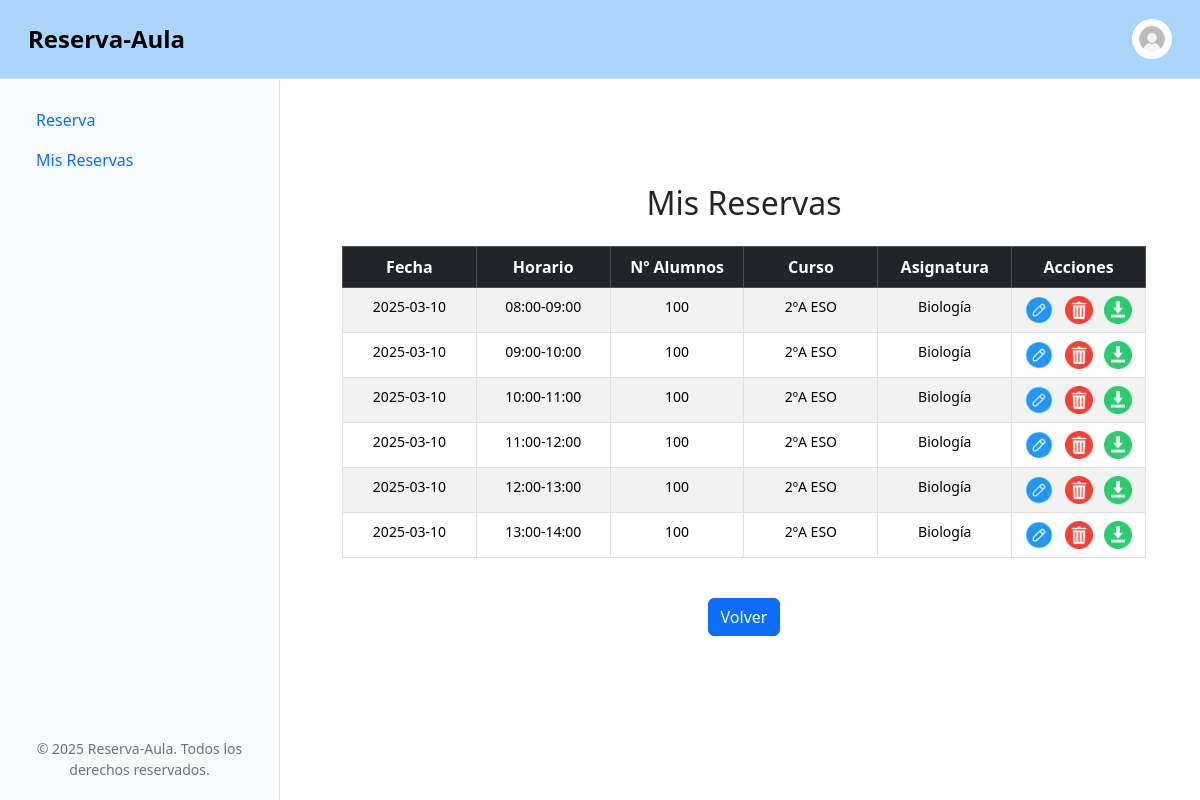
The app's page /mis-reservas.php (signed in) with its own data.
### tables this page shows
CREATE TABLE Reservas (
    IdReserva INT AUTO_INCREMENT,
    Fecha DATE NOT NULL,
    NumAlumnos INT NOT NULL CHECK (NumAlumnos > 0),
    IdCurso INT NOT NULL,
    IdAsignatura INT NOT NULL,
    IdProfesor INT NOT NULL,
    PRIMARY KEY (IdReserva),
    FOREIGN KEY (IdCurso, IdAsignatura, IdProfesor) REFERENCES Profesor_Curso_Asignatura(IdCurso, IdAsignatura, IdProfesor) ON DELETE CASCADE
);

CREATE TABLE Tramos (
    IdTramo INT AUTO_INCREMENT,
    Horario VARCHAR(50) NOT NULL,
    PRIMARY KEY (IdTramo)
);

CREATE TABLE Cursos (
    IdCurso INT AUTO_INCREMENT,
    Nombre VARCHAR(50) NOT NULL,
    NumAlumnos INT NOT NULL CHECK (NumAlumnos >= 0),
    PRIMARY KEY (IdCurso)
);

CREATE TABLE Asignaturas (
    IdAsignatura INT AUTO_INCREMENT PRIMARY KEY,
    Nombre VARCHAR(50) NOT NULL
);

### src/mis-reservas.php (the view, shortened to what this page needs)
<?php
require_once 'includes/header.php';
require_once 'includes/conexion.php';
$idProfesor = $_SESSION['profesor']['IdProfesor'];
$sql = "SELECT R.IdReserva, RT.IdTramo , R.Fecha, R.NumAlumnos, C.Nombre AS Curso, A.Nombre AS Asignatura, T.Horario
        FROM Reservas R
        INNER JOIN Cursos C ON R.IdCurso = C.IdCurso
        INNER JOIN Asignaturas A ON R.IdAsignatura = A.IdAsignatura
        LEFT JOIN Reserva_Tramos RT ON R.IdReserva = RT.IdReserva
        LEFT JOIN Tramos T ON RT.IdTramo = T.IdTramo
        WHERE R.IdProfesor = ?";
$stmt = $db->prepare($sql);
$stmt->bind_param("i", $idProfesor);
$stmt->execute();
$result = $stmt->get_result();
?>
    <div class="container mt-5">
        <h2 class="mb-4 text-center">Mis Reservas</h2>
        <?php if ($result->num_rows > 0): ?>
            <div class="table-responsive">
                <table class="table table-hover table-striped table-bordered text-center">
                    <thead class="table-dark">
                        <tr>
                            <th>Fecha</th>
                            <th>Horario</th>
                            <th>Nº Alumnos</th>
                            <th>Curso</th>
                            <th>Asignatura</th>
                            <th>Acciones</th>
                        </tr>
                    </thead>
                    <tbody>
                        <?php while ($row = $result->fetch_assoc()){ ?>
                            <tr>
                                <td><?= htmlspecialchars($row['Fecha']) ?></td>
                                <td><?= htmlspecialchars($row['Horario']) ?></td>
                                <td><?= htmlspecialchars($row['NumAlumnos']) ?></td>
                                <td><?= htmlspecialchars($row['Curso']) ?></td>
                                <td><?= htmlspecialchars($row['Asignatura']) ?></td>
                                <td>
                                    <a href="editar-reserva.php?id=<?= $row['IdReserva'] ?>" title="Editar" class="me-2">
                                        <img src="assets/img/editar.png" alt="Editar" width="28">
                                    </a>
                                    <a href="acciones/borrar-reserva.php?id=<?= $row['IdReserva'] ?>&idTramo=<?= $row['IdTramo'] ?>" title="Borrar" class="me-2" onclick="return confirm('¿Estás seguro de que deseas eliminar este tramo?');">
                                        <img src="assets/img/borrar.png" alt="Borrar" width="28">
                                    </a>
                                    <a href="descargar-reserva.php?id=<?= $row['IdReserva'] ?>&op=D" title="Descargar PDF">
                                        <img src="assets/img/descargar.png" alt="Descargar PDF" width="28">
                                    </a>
                                </td>
                            </tr>
                        <?php } ?>
                    </tbody>
                </table>
            </div>
        <?php else:?>
            <p class="alert alert-warning text-center">No tienes reservas registradas.</p>
        <?php endif; ?>
        <div class="text-center mt-4">
            <a href="./reserva.php" class="btn btn-primary">Volver</a>
        </div>
    </div>
</body>
</html>
<?php require_once './includes/footer.php'; ?>

### src/assets/css/style.css (style rules this page uses)
.container { margin-top: 80px !important; padding-bottom: 50px; }

### src/mis-reservas.php (style rules this page uses)
.table-responsive { overflow-x: auto; }
a { text-decoration: none; color: inherit; }
th, td { max-width: 200px; word-wrap: break-word; overflow: hidden; }
.table { table-layout: fixed; }
th { padding: 10px; font-size: 16px; }
td { padding: 8px; font-size: 14px; }

### records on screen
reservas: Fecha "2025-03-10", tramos.Horario "08:00-09:00", NumAlumnos "100", cursos.Nombre "2ºA ESO", asignaturas.Nombre "Biología", tramos.Horario "09:00-10:00", tramos.Horario "10:00-11:00", tramos.Horario "11:00-12:00", tramos.Horario "12:00-13:00", tramos.Horario "13:00-14:00"
